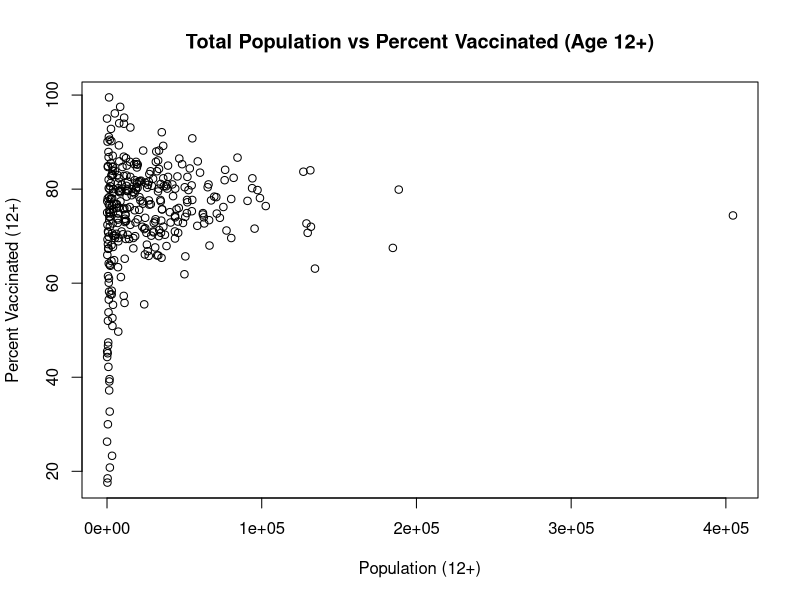

Recreate this plot in R. (Note: this script raises an error after producing the figure.)
## ---- chunk 1
la_c <- read.csv("LA-County-COVID-19-Vaccine-Dashboard-Community-2021-10-24.csv")
head(la_c) # Looks messy, for R standards
dim(la_c) # Dimeensions of our data frame
la_c$City.Community <- as.character(la_c$City.Community)
# For the next 3 lines, we'll change the class of 
# the last 3 variables to numeric to make things easier.
la_c$X12..with.1..Dose <- as.numeric(gsub("[\\,]", "", la_c$X12..with.1..Dose))
la_c$Population..12.. <- as.numeric(gsub("[\\,]", "", la_c$Population..12..))
la_c$X12..Pop..Vaccinated.... <- as.numeric(gsub("[\\%,]", "", la_c$X12..Pop..Vaccinated....))
head(la_c) # Looks much better now
## ---- chunk 2
summary(la_c)
# Looks about right considering this is LA County,
# however, those NA's need to be taken care of.
nr <- which(is.na(la_c$X12..with.1..Dose) == TRUE) # Checks index of NA's
nr
which(is.na(la_c$Population..12..) == TRUE)
which(is.na(la_c$X12..Pop..Vaccinated....) == TRUE)
# Appears that all our NA's happen on the same observations...
la_c2 <- la_c[-nr, ]
summary(la_c2) # No NA's; success
# Now we check for duplicate observations
which(duplicated(la_c2) == TRUE) # No duplicates
# We are done with cleaning the data
## ---- chunk 3
la_c3 <- la_c2
# Let's compare the population to the percent of that 
# population that vaccinated.
plot(la_c3$X12..Pop..Vaccinated.... ~ la_c3$Population..12.., 
     xlab = "Population (12+)", 
     ylab = "Percent Vaccinated (12+)",
     main = "Total Population vs Percent Vaccinated (Age 12+)") # Doesn't show a pattern...

# Let's see if the more populated areas of 
# LA County have a higher vaccination rate.
# We'll use a population of 15k as our arbitrary cutoff point
# between sparsely populated and highly populated.
tp <- which(la_c3$Population..12.. >= 15000)
over10k <- rep("N", 324)
over10k[tp] <- "Y"
la_c3 <- cbind(la_c3, over10k)
table(la_c3$over10k) # Amount of areas over/under pop. of 15k
plot(la_c3$over10k, la_c3$X12..Pop..Vaccinated...., 
     xlab = "Pop. of 12+ Over 15k?", 
     ylab = "Percent of Pop. Vaccinated (12+)",
     main = "Higher Population vs Lower Population Vax Rates")

par(mfrow = c(1, 2))
plot(la_c3$X12..Pop..Vaccinated....[tp] ~ la_c3$Population..12..[tp],
     ylim = c(0, 100), xlab = "Popuation <= 15k (12+)",
     ylab = "Percent Vaccinated (12+)", col = "green", 
     main = "Pop. <= 15k vs % Vaccinated")
abline(h = mean(la_c3$X12..Pop..Vaccinated....[tp]), col = "purple")
plot(la_c3$X12..Pop..Vaccinated....[-tp] ~ la_c3$Population..12..[-tp], 
     ylim = c(0, 100), xlab = "Popuation > 15k (12+)",
     ylab = "Percent Vaccinated (12+)", col = "red", 
     main = "Pop. > 15k vs % Vaccinated")
abline(h = mean(la_c3$X12..Pop..Vaccinated....[-tp]), col = "purple")
legend("bottomright", legend = c("mean %"), col = c("purple"), lty = 1)
## ---- chunk 4
# Now let's a try a linear regression model
la_m <- lm(la_c3$X12..Pop..Vaccinated.... ~ la_c3$Population..12..) 
summary(la_m)
plot(la_c3$X12..Pop..Vaccinated.... ~ la_c3$Population..12.., 
     xlab = "Population (12+)", 
     ylab = "Percent Vaccinated (12+)",
     main = "Total Population vs Percent Vaccinated (Age 12+)")
abline(la_m, col = "red")
